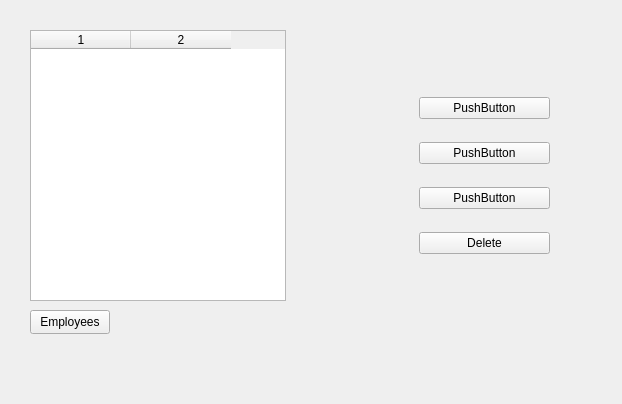
<?xml version="1.0" encoding="UTF-8"?>
<ui version="4.0">
 <class>Employees</class>
 <widget class="QWidget" name="Employees">
  <property name="geometry">
   <rect>
    <x>0</x>
    <y>0</y>
    <width>622</width>
    <height>404</height>
   </rect>
  </property>
  <property name="windowTitle">
   <string>Form</string>
  </property>
  <widget class="QPushButton" name="pushButton">
   <property name="geometry">
    <rect>
     <x>30</x>
     <y>310</y>
     <width>80</width>
     <height>24</height>
    </rect>
   </property>
   <property name="text">
    <string>Employees</string>
   </property>
  </widget>
  <widget class="QTableWidget" name="tableWidget">
   <property name="geometry">
    <rect>
     <x>30</x>
     <y>30</y>
     <width>256</width>
     <height>271</height>
    </rect>
   </property>
   <property name="rowCount">
    <number>0</number>
   </property>
   <property name="columnCount">
    <number>2</number>
   </property>
   <column/>
   <column/>
  </widget>
  <widget class="QWidget" name="verticalLayoutWidget">
   <property name="geometry">
    <rect>
     <x>419</x>
     <y>80</y>
     <width>131</width>
     <height>191</height>
    </rect>
   </property>
   <layout class="QVBoxLayout" name="verticalLayout">
    <item>
     <widget class="QPushButton" name="pushButton_3">
      <property name="text">
       <string>PushButton</string>
      </property>
     </widget>
    </item>
    <item>
     <widget class="QPushButton" name="pushButton_4">
      <property name="text">
       <string>PushButton</string>
      </property>
     </widget>
    </item>
    <item>
     <widget class="QPushButton" name="pushButton_5">
      <property name="text">
       <string>PushButton</string>
      </property>
     </widget>
    </item>
    <item>
     <widget class="QPushButton" name="Delete">
      <property name="text">
       <string>Delete</string>
      </property>
     </widget>
    </item>
   </layout>
  </widget>
 </widget>
 <resources/>
 <connections/>
</ui>
